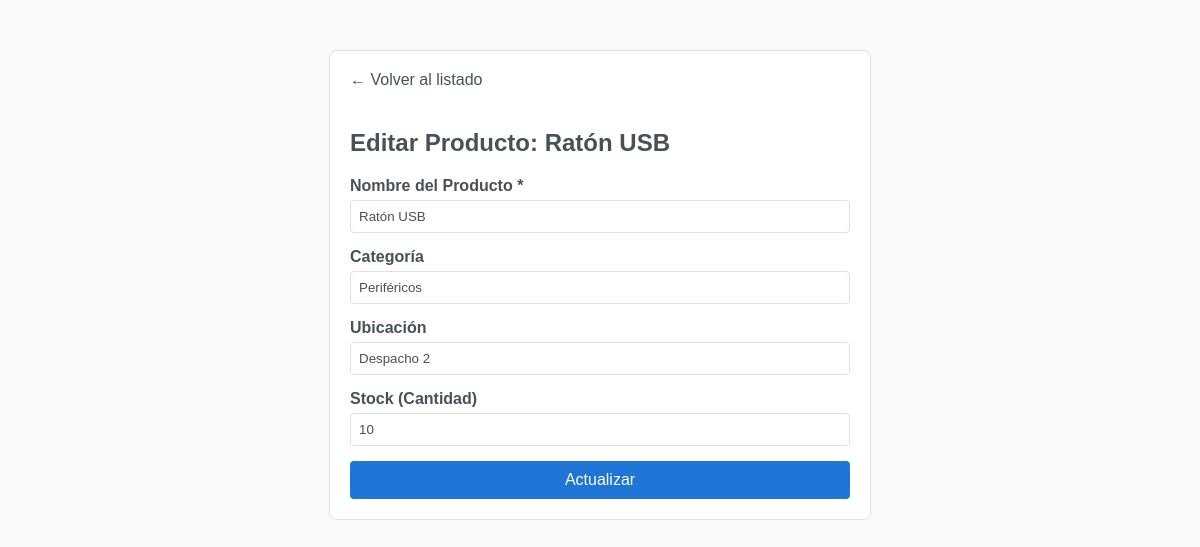
The app's page /items_form.php?id=2 (signed in) with its own data.
### tables this page shows
CREATE TABLE IF NOT EXISTS items (
    id INT AUTO_INCREMENT PRIMARY KEY,
    nombre VARCHAR(100) NOT NULL,
    categoria VARCHAR(50),
    ubicacion VARCHAR(50),
    stock INT DEFAULT 0
);

### app/utils.php (called while the page is built, shortened)
<?php
function e($texto) {
    return htmlspecialchars($texto, ENT_QUOTES, 'UTF-8');
}

### public/items_form.php (the view, shortened to what this page needs)
<?php
require_once __DIR__ . '/../app/pdo.php';
require_once __DIR__ . '/../app/utils.php';
$id = $_GET['id'] ?? null;
$nombre = '';
$categoria = '';
$ubicacion = '';
$stock = 0;
$titulo = 'Nuevo Producto';
$texto_boton = 'Guardar';
if ($id) {
    $stmt = $pdo->prepare("SELECT * FROM items WHERE id = :id");
    $stmt->execute([':id' => $id]);
    $item = $stmt->fetch();
    $nombre = $item['nombre'];
    $categoria = $item['categoria'];
    $ubicacion = $item['ubicacion'];
    $stock = $item['stock'];
    $titulo = 'Editar Producto: ' . e($nombre);
    $texto_boton = 'Actualizar';
}
?>
<!DOCTYPE html>
<html lang="es">
<head>
    <link rel="stylesheet" href="css/styles.css">
</head>
<body>
    <div class="form-container">
        <a href="index.php" class="btn-back">← Volver al listado</a>
        <h2><?= $titulo ?></h2>
        <form method="POST" action="">
            <div class="form-group">
                <label>Nombre del Producto *</label>
                <input type="text" name="nombre" value="<?= e($nombre) ?>" required autofocus>
            </div>
            <div class="form-group">
                <label>Categoría</label>
                <input type="text" name="categoria" value="<?= e($categoria) ?>">
            </div>
            <div class="form-group">
                <label>Ubicación</label>
                <input type="text" name="ubicacion" value="<?= e($ubicacion) ?>">
            </div>
            <div class="form-group">
                <label>Stock (Cantidad)</label>
                <input type="number" name="stock" value="<?= e($stock) ?>" min="0">
            </div>
            <button type="submit" class="btn-submit"><?= $texto_boton ?></button>
        </form>
    </div>
</body>
</html>

### public/css/styles.css (style rules this page uses)
:root { --fondo-cuerpo: #f8f9fa; --fondo-tarjeta: #ffffff; --fondo-input: #ffffff; --texto-principal: #495057; --borde: #dee2e6; --azul-marca: #1f75d5; --sombra: rgba(0, 0, 0, 0.05); }
body { font-family: 'Verdana', sans-serif; background-color: var(--fondo-cuerpo); color: var(--texto-principal); margin: 0; padding: 0; }
.btn, button { padding: 10px 15px; border-radius: 4px; text-decoration: none; display: inline-block; font-size: 0.9rem; border: none; cursor: pointer; transition: opacity 0.3s; color: white !important; }
.btn-primary, button[type="submit"] { background-color: var(--azul-marca) !important; }
input, select { background-color: var(--fondo-input); color: var(--texto-principal); border: 1px solid var(--borde); padding: 8px; border-radius: 4px; width: 100%; }

### public/items_form.php (style rules this page uses)
.form-container { max-width: 500px; margin: 50px auto; padding: 20px; border: 1px solid var(--borde); border-radius: 8px; background: var(--fondo-tarjeta); }
.form-group { margin-bottom: 15px; }
label { display: block; margin-bottom: 5px; font-weight: bold; color: var(--texto-principal); }
input[type="text"], input[type="number"] { width: 100%; box-sizing: border-box; }
.btn-submit { background-color: var(--ok-verde); color: white; padding: 10px 15px; border: none; cursor: pointer; border-radius: 4px; width: 100%; font-size: 16px; }
.btn-back { display: inline-block; margin-bottom: 20px; color: var(--texto-principal); text-decoration: none; }

### records on screen
items: nombre "Editar Producto: Ratón USB", nombre "Ratón USB", categoria "Periféricos", ubicacion "Despacho 2", stock "10"

### other values on screen
$texto_boton "Actualizar"
